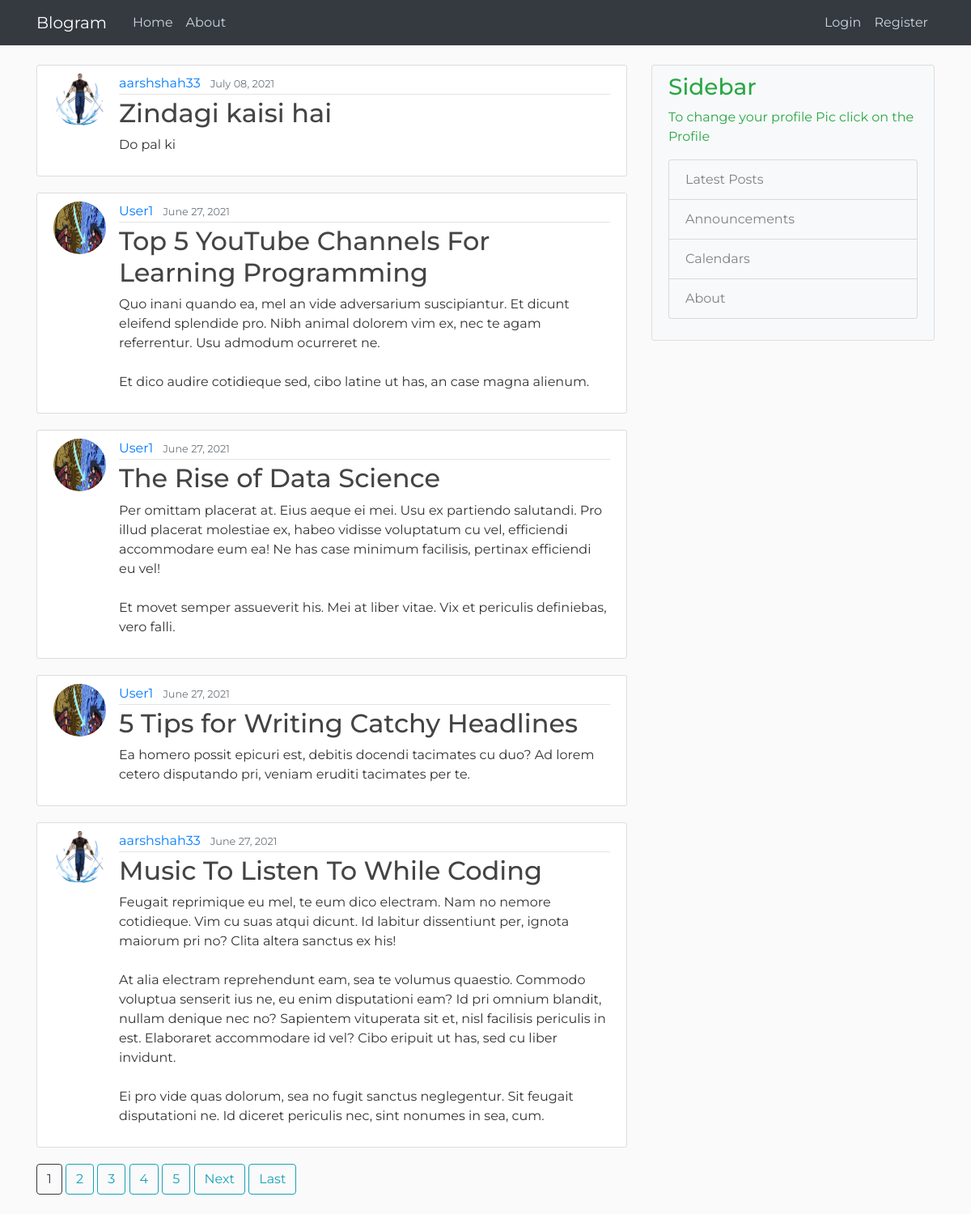
The page / on the database its author committed.
### blog/models.py (models this page shows, shortened)
class Post(models.Model):
	title=models.CharField(max_length=100)
	content=models.TextField()
	date_posted=models.DateTimeField(default=timezone.now)
	author=models.ForeignKey(User, on_delete=models.CASCADE)

### users/models.py (models this page shows, shortened)
class Profile(models.Model):
	user= models.OneToOneField(User, on_delete=models.CASCADE)
	image= models.ImageField(default='default.jpg', upload_to ='profile_pics')

### blog/views.py (the view)
# urls.py: path('',PostListView.as_view(),name='blog-home'),
class PostListView(ListView):
	model =Post
	template_name='blog/home.html'
	context_object_name='posts'
	ordering = ['-date_posted']
	paginate_by=5

### blog/templates/blog/home.html (shortened to what this page needs)
{% extends "blog/base.html" %}
{% block content %}
	{% for post in posts %}
		<article class="media content-section">
			<img src="{{ post.author.profile.image.url }}" class="rounded-circle article-img">
	  <div class="media-body">
	    <div class="article-metadata">
	      <a class="mr-2" href="{% url 'user-posts' post.author %}">{{ post.author }}</a>
	      <small class="text-muted">{{ post.date_posted|date:"F d, Y" }}</small>
	    </div>
	    <h2><a class="article-title" href="{% url 'post-detail' post.id	 %}">{{ post.title }}</a></h2>
	    <p class="article-content">{{ post.content }}</p>
	  </div>
	</article>
	{% endfor %}
	{% if is_paginated %}
		{% for num in page_obj.paginator.page_range %}
		 {% if page_obj.number == num %}
		 <a class="btn btn-outline-dark mb-4" href="#">{{ num }}</a>
		 {% elif num > page_obj.number|add:'-5' and num < page_obj.number|add:'5' %}
		 <a class="btn btn-outline-info mb-4" href="?page={{ num }}">{{ num }}</a>
		 {% endif %}
		{% endfor %}
		{% if page_obj.has_next %}
		<a class="btn btn-outline-info mb-4" href="?page={{ page_obj.next_page_number }}">Next</a>
		<a class="btn btn-outline-info mb-4" href="?page={{ page_obj.paginator.num_pages }}">Last</a>
		{% endif %}
	{% endif %}
{% endblock content %}

### blog/templates/blog/base.html (shortened to what this page needs)
{% load static %}
<!doctype html>
<html lang="en">
  <head>
    <link rel="stylesheet" href="https://stackpath.bootstrapcdn.com/bootstrap/4.3.1/css/bootstrap.min.css">
    <link rel="stylesheet" type="text/css" href="{% static 'blog/main.css' %}">
  </head>
  <body style="font-family: 'Montserrat', sans-serif;">
  	<header class="site-header">
	  <nav class="navbar navbar-expand-md navbar-dark bg-dark fixed-top" >
	    <div class="container">
	      <a class="navbar-brand mr-4" href="{% url 'blog-home' %}">Blogram</a>
	      <div class="collapse navbar-collapse" id="navbarToggle">
	        <div class="navbar-nav mr-auto">
	          <a class="nav-item nav-link" href="{% url 'blog-home' %}">Home</a>
	          <a class="nav-item nav-link" href="{% url 'blog-about' %}">About</a>
	        </div>
	        <div class="navbar-nav">
            {% if user.is_authenticated %}
            <a class="nav-item nav-link" href="{% url 'user-posts' user.username %}">My posts</a>
            <a class="nav-item nav-link" href="{% url 'post-create' %}">New Post +</a>
            <a class="nav-item nav-link" href="{% url 'profile' %}">Profile</a>
            <a class="nav-item nav-link" href="{% url 'logout' %}">Logout</a>
            {% else %}
	          <a class="nav-item nav-link" href="{% url 'login' %}">Login</a>
	          <a class="nav-item nav-link" href="{% url 'register' %}">Register</a>
            {% endif %}
	        </div>
	      </div>
	    </div>
	  </nav>
	</header>
	<main role="main" class="container">
  <div class="row">
    <div class="col-md-8" >
      {% block content %}{% endblock %}
    </div>
    <div class="col-md-4 " >
      <div class="content-section bg-light light ">
        <h3 class="text-success">Sidebar</h3>
        <p class='text-success'>To change your profile Pic click on the Profile
          <ul class="list-group bg-light">
            <li type="text" class="list-group-item list-group-item-light bg-light">Latest Posts</li>
            <li class="list-group-item list-group-item-light bg-light">Announcements</li>
            <li class="list-group-item list-group-item-light bg-light">Calendars</li>
            <li class="list-group-item list-group-item-light bg-light">About</li>
          </ul>
        </p>
      </div>
    </div>
  </div>
</main>
  </body>
</html>

### blog/static/blog/main.css (style rules this page uses)
body { background: #fafafa; color: #333333; margin-top: 5rem; }
h1, h2, h3, h4, h5, h6 { color: #444444; }
ul { margin: 0; }
.site-header .navbar-nav .nav-link { color: #cbd5db; }
.content-section { background: #ffffff; padding: 10px 20px; border: 1px solid #dddddd; border-radius: 3px; margin-bottom: 20px; }
.article-title { color: #444444; }
.article-content { white-space: pre-line; }
.article-img { height: 65px; width: 65px; margin-right: 16px; }
.article-metadata { padding-bottom: 1px; margin-bottom: 4px; border-bottom: 1px solid #e3e3e3 }

### rows shown on the page
Post: author.profile.image (picture), author "aarshshah33", date_posted "July 08, 2021", title "Zindagi kaisi hai", content "Do pal ki"
Post: author.profile.image (placeholder picture), author "User1", date_posted "June 27, 2021", title "Top 5 YouTube Channels For Learning Programming", content "Quo inani quando ea, mel an vide adversarium suscipiantur. Et dicunt eleifend splendide pro. Nibh animal dolorem vim ex, nec te agam referrentur. Usu admodum ocurreret ne. Et dico audire cotidieque sed, cibo latine ut has, an case magna alienum."
Post: author.profile.image (placeholder picture), author "User1", date_posted "June 27, 2021", title "The Rise of Data Science", content "Per omittam placerat at. Eius aeque ei mei. Usu ex partiendo salutandi. Pro illud placerat molestiae ex, habeo vidisse voluptatum cu vel, efficiendi accommodare eum ea! Ne has case minimum facilisis, pertinax efficiendi eu vel! Et movet semper assueverit his. Mei at liber vitae. Vix et periculis definiebas, vero falli."
Post: author.profile.image (placeholder picture), author "User1", date_posted "June 27, 2021", title "5 Tips for Writing Catchy Headlines", content "Ea homero possit epicuri est, debitis docendi tacimates cu duo? Ad lorem cetero disputando pri, veniam eruditi tacimates per te."
Post: author.profile.image (picture), author "aarshshah33", date_posted "June 27, 2021", title "Music To Listen To While Coding", content "Feugait reprimique eu mel, te eum dico electram. Nam no nemore cotidieque. Vim cu suas atqui dicunt. Id labitur dissentiunt per, ignota maiorum pri no? Clita altera sanctus ex his! At alia electram reprehendunt eam, sea te volumus quaestio. Commodo voluptua senserit ius ne, eu enim disputationi eam? Id pri omnium blandit, nullam denique nec no? Sapientem vituperata sit et, nisl facilisis periculis in est. Elaboraret accommodare id vel? Cibo eripuit ut has, sed cu liber invidunt. Ei pro vide quas dolorum, sea no fugit sanctus neglegentur. Sit feugait disputationi ne. Id diceret periculis nec, sint nonumes in sea, cum."

### other values the page prints
{{ num }} "1"
{{ num }} "2" "3" "4" "5"
